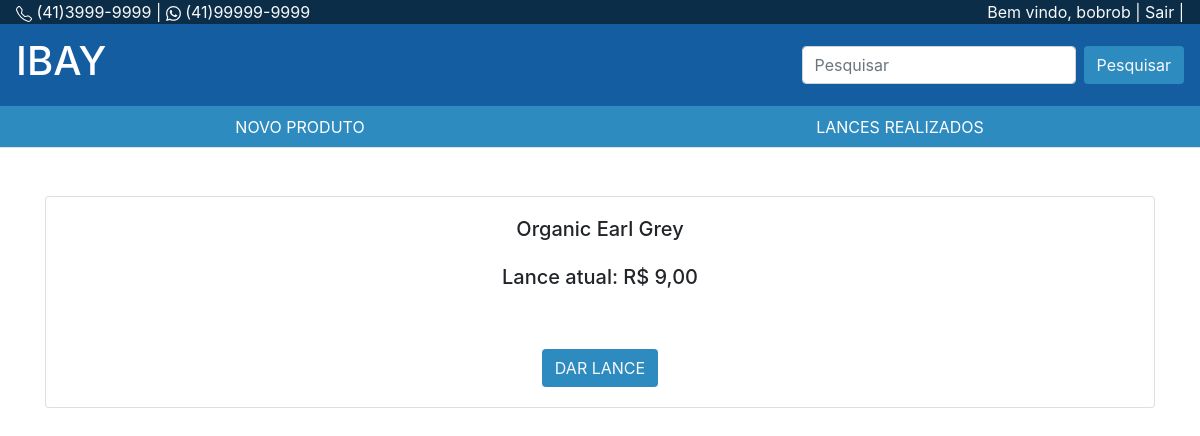
The app's page /public/pages/detalhe.php?codigo=2 (signed in) with its own data.
### tables this page shows
CREATE TABLE `clientes` (
  `clienteID` int(8) NOT NULL AUTO_INCREMENT,
  `nomecompleto` varchar(50) DEFAULT NULL,
  `endereco` varchar(50) DEFAULT NULL,
  `complemento` varchar(30) DEFAULT NULL,
  `numero` varchar(15) DEFAULT NULL,
  `cidade` varchar(50) DEFAULT NULL,
  `estadoID` tinyint(3) DEFAULT NULL,
  `cep` varchar(10) DEFAULT NULL,
  `ddd` varchar(3) DEFAULT NULL,
  `telefone` varchar(10) DEFAULT NULL,
  `email` varchar(50) DEFAULT NULL,
  `usuario` varchar(10) DEFAULT NULL,
  `senha` varchar(10) DEFAULT NULL,
  `nivel` varchar(10) DEFAULT NULL,
  PRIMARY KEY (`clienteID`)
);

CREATE TABLE `produtos` (
  `produtoID` int(11) NOT NULL AUTO_INCREMENT,
  `nomeproduto` varchar(50) DEFAULT NULL,
  `descricao` longtext,
  `codigobarra` varchar(15) DEFAULT NULL,
  `tempoentrega` tinyint(3) DEFAULT NULL,
  `precorevenda` decimal(10,2) DEFAULT NULL,
  `precounitario` decimal(10,2) DEFAULT NULL,
  `estoque` mediumint(4) DEFAULT NULL,
  `imagemgrande` varchar(100) DEFAULT NULL,
  `imagempequena` varchar(100) DEFAULT NULL,
  `descontinuado` tinyint(1) DEFAULT '0',
  `fornecedorID` tinyint(3) DEFAULT NULL,
  `categoriaID` tinyint(3) DEFAULT NULL,
  PRIMARY KEY (`produtoID`)
);

### public/pages/detalhe.php (the view, shortened to what this page needs)
<?php require_once("../../conexao/conexao.php"); ?>
<?php
    if ( isset($_GET["codigo"]) ) {
        $produto_id = $_GET["codigo"];
    } else {
        Header("Location: listagem.php");
    }
    $consulta = "SELECT * ";
    $consulta .= "FROM produtos ";
    $consulta .= "WHERE produtoID = {$produto_id} ";
    $detalhe    = mysqli_query($conecta,$consulta);
    if ( !$detalhe ) {
        die("Falha no Banco de dados");
    } else {
        $dados_detalhe = mysqli_fetch_assoc($detalhe);
        $produtoID      = $dados_detalhe["produtoID"];
        $nomeproduto    = $dados_detalhe["nomeproduto"];
        $precounitario  = $dados_detalhe["precounitario"];
    }
?>
<!doctype html>
<html>
    <head>
        <link rel="stylesheet" href="https://stackpath.bootstrapcdn.com/bootstrap/4.1.3/css/bootstrap.min.css">
        <link href="../style/css_main_page.css" rel="stylesheet">
    </head>
    <body>
        <?php include_once("../_incluir/topo.php"); ?>
        <main>
            <div class="container mt-5 mb-5 text-center">
                <div class="row">
                    <div class="col ">
                        <div class="card pr-5 pl-5">
                            <div class="card-body">
                                <h5 class="card-title"><?php echo utf8_encode($nomeproduto) ?></h5>
                                <h5 class="card-title mt-4">Lance atual: <?php echo "R$ " . number_format($precounitario,2,",",".") ?></h5>
                                <a href="lance.php?codigo=<?php echo $produtoID?>" class="btn bg-pink text-light mt-5">DAR LANCE</a>
                            </div>
                        </div>
                    </div>
                </div>
            </div>
        </main>
    </body>
</html>

### public/_incluir/topo.php (shortened to what this page needs)
<header>
    <ul class="nav bg-black">
        <div class="text-light ml-3">
            (41)3999-9999 |
            (41)99999-9999
        </div>
        <?php
                if ( isset($_SESSION["user_portal"])  ) {
                    $user = $_SESSION["user_portal"];
                    $saudacao = "SELECT usuario, clienteID ";
                    $saudacao .= "FROM clientes ";
                    $saudacao .= "WHERE clienteID = {$user} ";
                    $saudacao_login = mysqli_query($conecta,$saudacao);
                    $saudacao_login = mysqli_fetch_assoc($saudacao_login);
                    $nome = $saudacao_login["usuario"];
        ?>
            <div class="mr-3 text-light position-right">
                Bem vindo, <?php echo $nome ?> |
                <a class="text-light" href="sair.php">Sair</a> |
            </div>
        <?php
            }
        ?>
    </ul>
        <nav class="navbar navbar-dark bg-dark-pink">
            <a class="navbar-brand" href="listagem.php">
                <h1>IBAY</h1>
            </a>
            <form action="listalances.php" method="get" class="form-inline">
                <input class="form-control mr-sm-2" type="text" name="nomecliente" placeholder="Pesquisar" aria-label="Pesquisar">
                <button class="btn bg-pink text-light my-2 my-sm-0" name="pesquisa" type="submit">Pesquisar</button>
            </form>
        </nav>
    <ul class="nav nav-tabs justify-content-center nav-justified bg-pink text-light">
        <li class="nav-item">
            <a class="nav-link text-white" href="incluir.php">NOVO PRODUTO</a>
        </li>
        <li class="nav-item">
            <a class="nav-link text-white" href="listalances.php">LANCES REALIZADOS</a>
        </li>
    </ul>
</header>

### public/style/css_main_page.css (style rules this page uses)
.bg-pink { background-color: #2E8BC0; }
.bg-black { background-color: #0C2D48; }
.bg-dark-pink { background-color: #145DA0; }
.position-right { position: absolute; right: 0px ; }

### records on screen
clientes: usuario "bobrob"
produtos: nomeproduto "Organic Earl Grey", precounitario "9,00"
